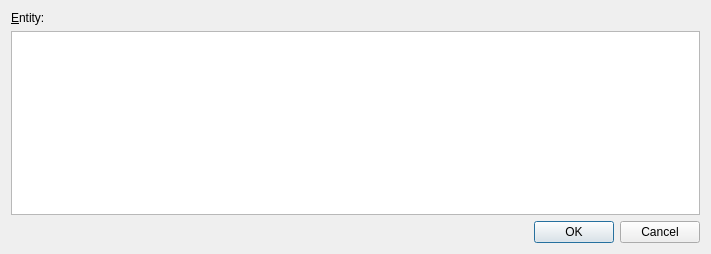
<?xml version="1.0" encoding="UTF-8"?>
<ui version="4.0">
 <class>EditEntityDialog</class>
 <widget class="QDialog" name="EditEntityDialog">
  <property name="geometry">
   <rect>
    <x>0</x>
    <y>0</y>
    <width>711</width>
    <height>254</height>
   </rect>
  </property>
  <layout class="QVBoxLayout" name="verticalLayout">
   <item>
    <widget class="QLabel" name="entityLabel">
     <property name="text">
      <string>&amp;Entity:</string>
     </property>
     <property name="textFormat">
      <enum>Qt::PlainText</enum>
     </property>
     <property name="buddy">
      <cstring>entityEdit</cstring>
     </property>
    </widget>
   </item>
   <item>
    <widget class="QPlainTextEdit" name="entityEdit"/>
   </item>
   <item>
    <widget class="QDialogButtonBox" name="buttonBox">
     <property name="orientation">
      <enum>Qt::Horizontal</enum>
     </property>
     <property name="standardButtons">
      <set>QDialogButtonBox::Cancel|QDialogButtonBox::Ok</set>
     </property>
    </widget>
   </item>
  </layout>
 </widget>
 <resources/>
 <connections>
  <connection>
   <sender>buttonBox</sender>
   <signal>accepted()</signal>
   <receiver>EditEntityDialog</receiver>
   <slot>accept()</slot>
   <hints>
    <hint type="sourcelabel">
     <x>248</x>
     <y>254</y>
    </hint>
    <hint type="destinationlabel">
     <x>157</x>
     <y>274</y>
    </hint>
   </hints>
  </connection>
  <connection>
   <sender>buttonBox</sender>
   <signal>rejected()</signal>
   <receiver>EditEntityDialog</receiver>
   <slot>reject()</slot>
   <hints>
    <hint type="sourcelabel">
     <x>316</x>
     <y>260</y>
    </hint>
    <hint type="destinationlabel">
     <x>286</x>
     <y>274</y>
    </hint>
   </hints>
  </connection>
 </connections>
</ui>
